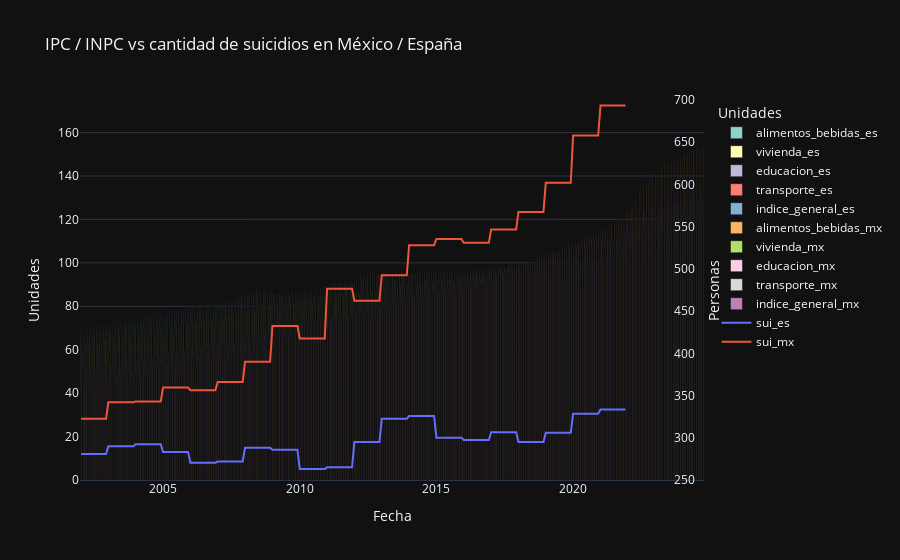

Notebook cell for this chart:
### Code cell
grafica_barras_lineas_2ejes(df_final,['alimentos_bebidas_es','vivienda_es','educacion_es','transporte_es','indice_general_es','alimentos_bebidas_mx','vivienda_mx','educacion_mx','transporte_mx','indice_general_mx'],['sui_es', 'sui_mx'],'date','Unidades',[0,175],'Personas',[250, 700],"IPC / INPC vs cantidad de suicidios en México / España")

### Figure 1 — Plotly figure (JSON) as saved in the notebook; plotly's stock layout.template omitted (floating-point values rounded to 4 significant figures; data arrays with more than 128 entries replaced by an {"elided": "..."} marker saying what was removed)
{"data": [{"marker": {"color": "rgb(141,211,199)"}, "name": "alimentos_bebidas_es", "type": "bar", "x": {"elided": "274 str values"}, "y": {"elided": "274 float values"}}, {"marker": {"color": "rgb(255,255,179)"}, "name": "vivienda_es", "type": "bar", "x": {"elided": "274 str values"}, "y": {"elided": "274 float values"}}, {"marker": {"color": "rgb(190,186,218)"}, "name": "educacion_es", "type": "bar", "x": {"elided": "274 str values"}, "y": {"elided": "274 float values"}}, {"marker": {"color": "rgb(251,128,114)"}, "name": "transporte_es", "type": "bar", "x": {"elided": "274 str values"}, "y": {"elided": "274 float values"}}, {"marker": {"color": "rgb(128,177,211)"}, "name": "indice_general_es", "type": "bar", "x": {"elided": "274 str values"}, "y": {"elided": "274 float values"}}, {"marker": {"color": "rgb(253,180,98)"}, "name": "alimentos_bebidas_mx", "type": "bar", "x": {"elided": "274 str values"}, "y": {"elided": "274 float values"}}, {"marker": {"color": "rgb(179,222,105)"}, "name": "vivienda_mx", "type": "bar", "x": {"elided": "274 str values"}, "y": {"elided": "274 float values"}}, {"marker": {"color": "rgb(252,205,229)"}, "name": "educacion_mx", "type": "bar", "x": {"elided": "274 str values"}, "y": {"elided": "274 float values"}}, {"marker": {"color": "rgb(217,217,217)"}, "name": "transporte_mx", "type": "bar", "x": {"elided": "274 str values"}, "y": {"elided": "274 float values"}}, {"marker": {"color": "rgb(188,128,189)"}, "name": "indice_general_mx", "type": "bar", "x": {"elided": "274 str values"}, "y": {"elided": "274 float values"}}, {"line": {"width": 2}, "mode": "lines", "name": "sui_es", "type": "scatter", "x": {"elided": "274 str values"}, "y": {"elided": "274 float values"}, "yaxis": "y2"}, {"line": {"width": 2}, "mode": "lines", "name": "sui_mx", "type": "scatter", "x": {"elided": "274 str values"}, "y": {"elided": "274 float values"}, "yaxis": "y2"}], "layout": {"barmode": "group", "legend": {"title": {"text": "Unidades"}}, "title": {"text": "IPC / INPC vs cantidad de suicidios en México / España"}, "xaxis": {"title": {"text": "Fecha"}}, "yaxis": {"range": [0, 175], "showgrid": true, "side": "left", "title": {"text": "Unidades"}}, "yaxis2": {"overlaying": "y", "position": 0.95, "range": [250, 700], "showgrid": false, "side": "right", "title": {"text": "Personas"}}}}
